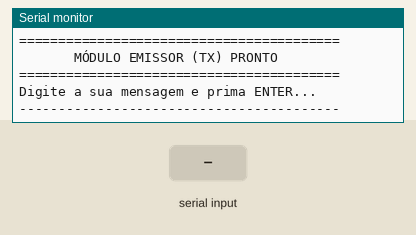
The sketch below on a simulated Arduino Uno, built with avr-gcc and run on an emulated ATmega328P. Parts: the last lines printed to the serial monitor. Inputs (shaded band) come from the test bench.

Above: at 1.3 s.
1.4 s: "1\n" received over Serial
At 3.1 s:
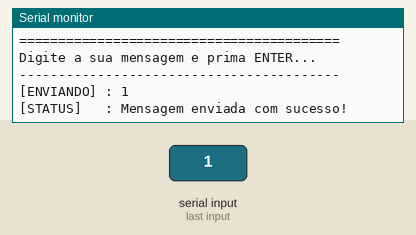
3.4 s: "0\n" received over Serial
At 3.9 s:
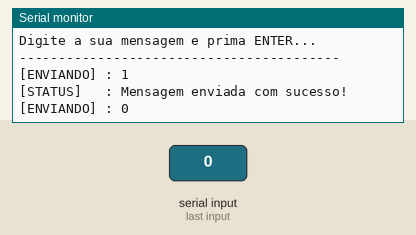
4.9 s: "2\n" received over Serial
At 5.8 s:
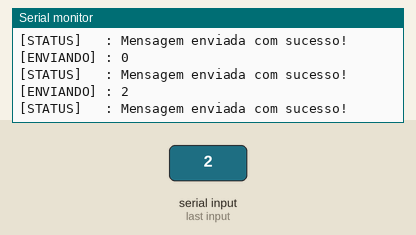

The sketch:

Lifi_Emissor.ino
```cpp
/*
 * ==================================================
 * PROJETO LI-FI - MÓDULO EMISSOR (TX)
 * ==================================================
 * LIGAÇÕES:
 * - Pino Digital 3 -> Resistência 330Ω -> Gate do MOSFET (Pino 1)
 */

const int TX_PIN = 3;

// Velocidade da transmissão (50ms garante estabilidade)
const int BIT_DELAY = 50;

void setup() {
  Serial.begin(9600);
  pinMode(TX_PIN, OUTPUT);
  digitalWrite(TX_PIN, LOW); // Garante emissor apagado no início

  Serial.println("=========================================");
  Serial.println("       MÓDULO EMISSOR (TX) PRONTO        ");
  Serial.println("=========================================");
  Serial.println("Digite a sua mensagem e prima ENTER...");
  Serial.println("-----------------------------------------");
}

void loop() {
  // Verifica se o utilizador digitou algo no Monitor Serial
  if (Serial.available() > 0) {
    String msg = Serial.readStringUntil('\n');
    msg.trim(); // Remove espaços vazios no final

    if (msg.length() > 0) {
      Serial.print("\n[ENVIANDO] : ");
      Serial.println(msg);

      // Ciclo para transmitir caractere a caractere
      for (int i = 0; i < msg.length(); i++) {
        char c = msg[i];

        // --- START BIT (Avisa o Recetor que uma letra vai começar) ---
        digitalWrite(TX_PIN, HIGH);
        delay(BIT_DELAY); // Espera o tempo de 1 bit inteiro

        // --- DADOS (8 Bits que formam a letra) ---
        for (int b = 0; b < 8; b++) {
          int bit_atual = bitRead(c, b);

          if (bit_atual == 1) {
            digitalWrite(TX_PIN, HIGH); // Luz acesa  = 1
          } else {
            digitalWrite(TX_PIN, LOW);  // Luz apagada = 0
          }
          delay(BIT_DELAY);
        }

        // --- STOP BIT (Fim da letra) ---
        digitalWrite(TX_PIN, LOW); // Apaga a luz para descansar e separar
        delay(BIT_DELAY * 2);      // Tempo duplo no escuro para garantir sincronização
      }

      Serial.println("[STATUS]   : Mensagem enviada com sucesso!");
    }
  }
}
```

Measured:
- after the input at 1.4 s, the serial monitor: prints a new line at once (image 1)
- after the input at 3.4 s, the serial monitor: prints a new line at once (image 2)
- after the input at 4.9 s, the serial monitor: prints a new line at once (image 3)
